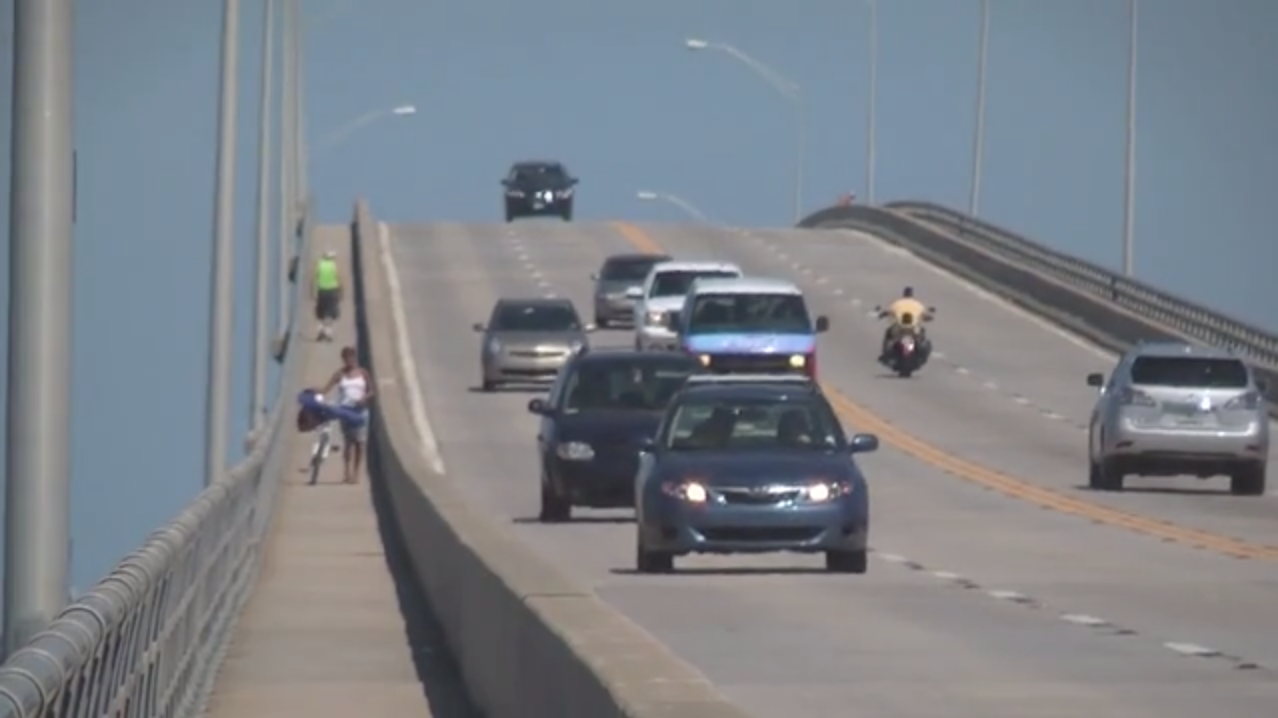
#> input picture code/test.jpg, 1278 x 718 px
$ python displayFeatures.py
#> lines starting #> are read from the running program, lines starting #| are printed output that depends on the picture
### code/getBoundingBox.py
import cv2
import numpy as np

def getBoundingBox(im, bbox_list, bbox_pts):
	bbox = cv2.selectROI(im)
	bbox_list.append(bbox)
	new_img = np.copy(im)
	p0 = [bbox[0], bbox[1]]
	p1 = [bbox[0]+bbox[2], bbox[1]]
	p2 = [bbox[0], bbox[1] + bbox[3]]
	p3 = [bbox[0]+bbox[2], bbox[1] + bbox[3]]
	pts = np.vstack((p0, p1, p2, p3))
	bbox_pts.append(pts)
	new_img = cv2.rectangle(im, (bbox[0], bbox[1]), (bbox[0]+bbox[2], bbox[1]+bbox[3]), (0, 255, 0), 2)
	# [5 lines of commented-out code are left out]
	return bbox_list, bbox_pts, new_img

### code/displayFeatures.py
import cv2
import numpy as np
from getBoundingBox import getBoundingBox
from getFeatures import getFeatures

def displayFeatures(filename):
#> called with filename = 'test.jpg'
	numObjects = 2
	maxCorners = 20
	qualityLevel = 0.01
	minDistance = 8

	im = cv2.imread(filename)
#> im is the input picture: shape (718, 1278, 3); mean B, G, R 136.1, 129.3, 124.6
	im = cv2.cvtColor(im, cv2.COLOR_BGR2GRAY)
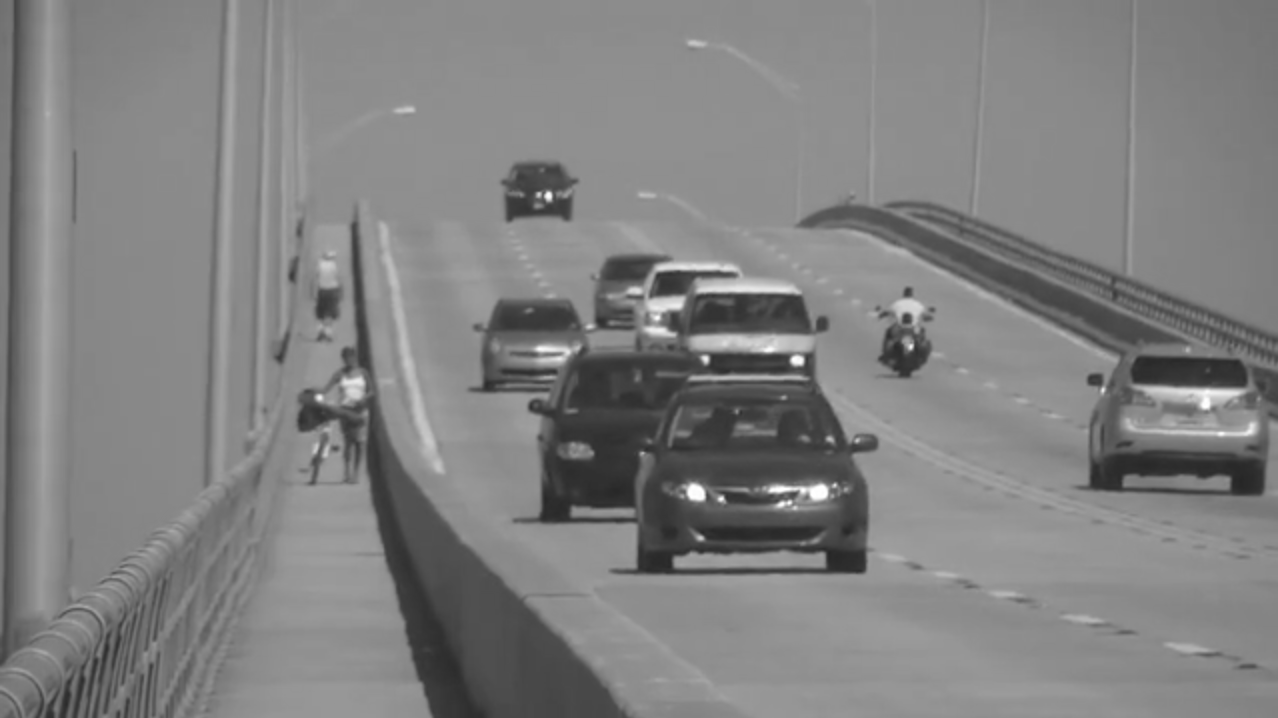
#> im: shape (718, 1278); min 36, max 255, mean 128.7
	bbox_list = []
	bbox_pts = []
	for i in range(0, numObjects):
		bbox_list, bbox_pts, newImage = getBoundingBox(im, bbox_list, bbox_pts)
#> after the loop, bbox_list = []; bbox_pts = []
	print(bbox_pts)
	x, y, _ = getFeatures(im, bbox_list, maxCorners, qualityLevel, minDistance)
	print(x)
	print(y)

if __name__ == '__main__':
#> (the run stopped early here; a loop or call above may not have finished)
